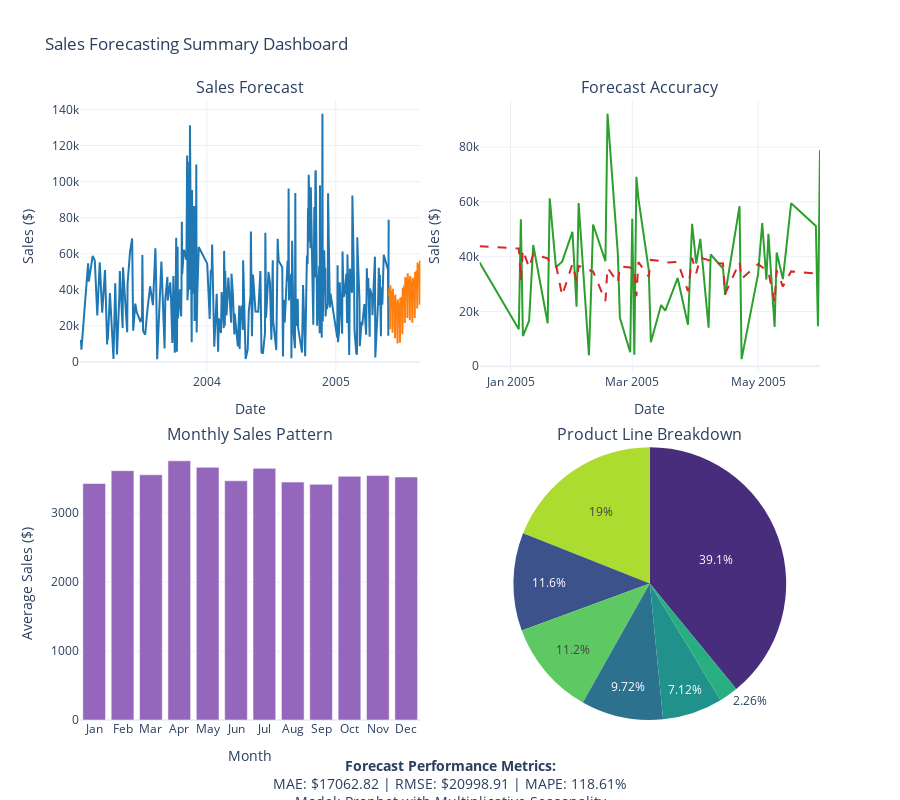

Source (notebook cell):
### Code cell
# === VISUALIZATION 4: PRODUCT LINE PERFORMANCE & FORECAST ===
# Create product line analysis
product_sales = df.groupby(['PRODUCTLINE', pd.Grouper(key='ORDERDATE', freq='M')])['SALES'].sum().reset_index()

# Pivot for visualization
product_pivot = product_sales.pivot(index='ORDERDATE', columns='PRODUCTLINE', values='SALES')

# Create stacked area chart
plt.figure(figsize=(16, 10))
plt.stackplot(product_pivot.index, product_pivot.values.T, 
              labels=product_pivot.columns, alpha=0.8, colors=sns.color_palette("viridis", len(product_pivot.columns)))
plt.title('Monthly Sales by Product Line', fontsize=20, fontweight='bold')
plt.xlabel('Date', fontsize=14)
plt.ylabel('Sales ($)', fontsize=14)
plt.legend(loc='upper left', bbox_to_anchor=(1, 1), fontsize=12)
plt.grid(True, alpha=0.3)
plt.gca().xaxis.set_major_formatter(mdates.DateFormatter('%b %Y'))
plt.gca().xaxis.set_major_locator(mdates.MonthLocator(interval=3))
plt.xticks(rotation=45)
plt.tight_layout()
plt.show()

# === VISUALIZATION 5: SALES FORECAST SUMMARY DASHBOARD ===
# Create a summary dashboard
summary_fig = make_subplots(
    rows=2, cols=2,
    subplot_titles=('Sales Forecast', 'Forecast Accuracy', 'Monthly Sales Pattern', 'Product Line Breakdown'),
    specs=[[{"type": "scatter"}, {"type": "scatter"}],
           [{"type": "bar"}, {"type": "pie"}]],
    vertical_spacing=0.12,
    horizontal_spacing=0.08
)

# Add forecast plot
summary_fig.add_trace(
    go.Scatter(x=daily_sales['ds'], y=daily_sales['y'], mode='lines', name='Historical Sales',
               line=dict(color='#1f77b4', width=2)),
    row=1, col=1
)
summary_fig.add_trace(
    go.Scatter(x=forecast['ds'].iloc[-future_period:], y=forecast['yhat'].iloc[-future_period:], 
               mode='lines', name='Future Forecast',
               line=dict(color='#ff7f0e', width=2)),
    row=1, col=1
)

# Add accuracy plot
summary_fig.add_trace(
    go.Scatter(x=test_data['ds'], y=test_data['y'], mode='lines', name='Actual Test',
               line=dict(color='#2ca02c', width=2)),
    row=1, col=2
)
summary_fig.add_trace(
    go.Scatter(x=test_data['ds'], y=y_pred, mode='lines', name='Predicted Test',
               line=dict(color='#d62728', width=2, dash='dash')),
    row=1, col=2
)

# Add monthly sales pattern
monthly_avg = df.groupby(df['ORDERDATE'].dt.month)['SALES'].mean().reset_index()
summary_fig.add_trace(
    go.Bar(x=['Jan', 'Feb', 'Mar', 'Apr', 'May', 'Jun', 'Jul', 'Aug', 'Sep', 'Oct', 'Nov', 'Dec'],
           y=monthly_avg['SALES'], marker_color='#9467bd'),
    row=2, col=1
)

# Add product line breakdown
product_totals = df.groupby('PRODUCTLINE')['SALES'].sum()
summary_fig.add_trace(
    go.Pie(labels=product_totals.index, values=product_totals.values,
           textinfo='percent', marker=dict(colors=sns.color_palette("viridis", len(product_totals)).as_hex())),
    row=2, col=2
)

# Update layout
summary_fig.update_layout(
    title_text="Sales Forecasting Summary Dashboard",
    height=800,
    showlegend=False,
    template="plotly_white"
)

# Update axes labels
summary_fig.update_xaxes(title_text="Date", row=1, col=1)
summary_fig.update_yaxes(title_text="Sales ($)", row=1, col=1)
summary_fig.update_xaxes(title_text="Date", row=1, col=2)
summary_fig.update_yaxes(title_text="Sales ($)", row=1, col=2)
summary_fig.update_xaxes(title_text="Month", row=2, col=1)
summary_fig.update_yaxes(title_text="Average Sales ($)", row=2, col=1)

# Add annotation with metrics
summary_fig.add_annotation(
    x=0.5, y=-0.15,
    text=f"<b>Forecast Performance Metrics:</b><br>MAE: ${mae:.2f} | RMSE: ${rmse:.2f} | MAPE: {mape:.2f}%<br>Model: Prophet with Multiplicative Seasonality",
    showarrow=False,
    xref="paper", yref="paper",
    font=dict(size=14)
)

# Display the summary dashboard
summary_fig.show()

### Figure 1 — Plotly figure (JSON) as saved in the notebook; plotly's stock layout.template omitted (floating-point values rounded to 4 significant figures; data arrays with more than 128 entries replaced by an {"elided": "..."} marker saying what was removed)
{"data": [{"line": {"color": "#1f77b4", "width": 2}, "mode": "lines", "name": "Historical Sales", "type": "scatter", "x": {"elided": "252 str values"}, "xaxis": "x", "y": {"elided": "252 float values"}, "yaxis": "y"}, {"line": {"color": "#ff7f0e", "width": 2}, "mode": "lines", "name": "Future Forecast", "type": "scatter", "x": ["2005-06-01T00:00:00", "2005-06-02T00:00:00", "2005-06-03T00:00:00", "2005-06-04T00:00:00", "2005-06-05T00:00:00", "2005-06-06T00:00:00", "2005-06-07T00:00:00", "2005-06-08T00:00:00", "2005-06-09T00:00:00", "2005-06-10T00:00:00", "2005-06-11T00:00:00", "2005-06-12T00:00:00", "2005-06-13T00:00:00", "2005-06-14T00:00:00", "2005-06-15T00:00:00", "2005-06-16T00:00:00", "2005-06-17T00:00:00", "2005-06-18T00:00:00", "2005-06-19T00:00:00", "2005-06-20T00:00:00", "2005-06-21T00:00:00", "2005-06-22T00:00:00", "2005-06-23T00:00:00", "2005-06-24T00:00:00", "2005-06-25T00:00:00", "2005-06-26T00:00:00", "2005-06-27T00:00:00", "2005-06-28T00:00:00", "2005-06-29T00:00:00", "2005-06-30T00:00:00", "2005-07-01T00:00:00", "2005-07-02T00:00:00", "2005-07-03T00:00:00", "2005-07-04T00:00:00", "2005-07-05T00:00:00", "2005-07-06T00:00:00", "2005-07-07T00:00:00", "2005-07-08T00:00:00", "2005-07-09T00:00:00", "2005-07-10T00:00:00", "2005-07-11T00:00:00", "2005-07-12T00:00:00", "2005-07-13T00:00:00", "2005-07-14T00:00:00", "2005-07-15T00:00:00", "2005-07-16T00:00:00", "2005-07-17T00:00:00", "2005-07-18T00:00:00", "2005-07-19T00:00:00", "2005-07-20T00:00:00", "2005-07-21T00:00:00", "2005-07-22T00:00:00", "2005-07-23T00:00:00", "2005-07-24T00:00:00", "2005-07-25T00:00:00", "2005-07-26T00:00:00", "2005-07-27T00:00:00", "2005-07-28T00:00:00", "2005-07-29T00:00:00", "2005-07-30T00:00:00", "2005-07-31T00:00:00", "2005-08-01T00:00:00", "2005-08-02T00:00:00", "2005-08-03T00:00:00", "2005-08-04T00:00:00", "2005-08-05T00:00:00", "2005-08-06T00:00:00", "2005-08-07T00:00:00", "2005-08-08T00:00:00", "2005-08-09T00:00:00", "2005-08-10T00:00:00", "2005-08-11T00:00:00", "2005-08-12T00:00:00", "2005-08-13T00:00:00", "2005-08-14T00:00:00", "2005-08-15T00:00:00", "2005-08-16T00:00:00", "2005-08-17T00:00:00", "2005-08-18T00:00:00", "2005-08-19T00:00:00", "2005-08-20T00:00:00", "2005-08-21T00:00:00", "2005-08-22T00:00:00", "2005-08-23T00:00:00", "2005-08-24T00:00:00", "2005-08-25T00:00:00", "2005-08-26T00:00:00", "2005-08-27T00:00:00", "2005-08-28T00:00:00", "2005-08-29T00:00:00"], "xaxis": "x", "y": [36480.0, 41070.0, 38170.0, 18190.0, 42610.0, 30600.0, 38160.0, 34740.0, 39310.0, 36360.0, 16280.0, 40600.0, 28440.0, 35840.0, 32240.0, 36630.0, 33500.0, 13250.0, 37450.0, 25180.0, 32540.0, 28930.0, 33390.0, 30390.0, 10330.0, 34810.0, 22880.0, 30650.0, 27530.0, 32520.0, 30110.0, 10680.0, 35830.0, 24570.0, 33030.0, 30570.0, 36210.0, 34390.0, 15480.0, 41120.0, 30250.0, 39000.0, 36740.0, 42480.0, 40650.0, 21610.0, 47040.0, 35840.0, 44190.0, 41440.0, 46620.0, 44180.0, 24490.0, 49260.0, 37380.0, 45090.0, 41710.0, 46320.0, 43380.0, 23240.0, 47700.0, 35580.0, 43150.0, 39750.0, 44460.0, 41700.0, 21860.0, 46720.0, 35070.0, 43200.0, 40400.0, 45740.0, 43630.0, 24430.0, 49920.0, 38840.0, 47480.0, 45100.0, 50780.0, 48890.0, 29760.0, 55220.0, 43950.0, 52260.0, 49410.0, 54480.0, 51840.0, 31840.0, 56340.0, 44010.0], "yaxis": "y"}, {"line": {"color": "#2ca02c", "width": 2}, "mode": "lines", "name": "Actual Test", "type": "scatter", "x": ["2004-12-17T00:00:00", "2005-01-05T00:00:00", "2005-01-06T00:00:00", "2005-01-07T00:00:00", "2005-01-10T00:00:00", "2005-01-12T00:00:00", "2005-01-19T00:00:00", "2005-01-20T00:00:00", "2005-01-23T00:00:00", "2005-01-26T00:00:00", "2005-01-31T00:00:00", "2005-02-02T00:00:00", "2005-02-03T00:00:00", "2005-02-08T00:00:00", "2005-02-09T00:00:00", "2005-02-10T00:00:00", "2005-02-16T00:00:00", "2005-02-17T00:00:00", "2005-02-22T00:00:00", "2005-02-23T00:00:00", "2005-02-28T00:00:00", "2005-03-01T00:00:00", "2005-03-02T00:00:00", "2005-03-03T00:00:00", "2005-03-04T00:00:00", "2005-03-09T00:00:00", "2005-03-10T00:00:00", "2005-03-15T00:00:00", "2005-03-17T00:00:00", "2005-03-23T00:00:00", "2005-03-28T00:00:00", "2005-03-30T00:00:00", "2005-04-01T00:00:00", "2005-04-03T00:00:00", "2005-04-07T00:00:00", "2005-04-08T00:00:00", "2005-04-14T00:00:00", "2005-04-15T00:00:00", "2005-04-22T00:00:00", "2005-04-23T00:00:00", "2005-05-01T00:00:00", "2005-05-03T00:00:00", "2005-05-05T00:00:00", "2005-05-06T00:00:00", "2005-05-09T00:00:00", "2005-05-10T00:00:00", "2005-05-13T00:00:00", "2005-05-17T00:00:00", "2005-05-29T00:00:00", "2005-05-30T00:00:00", "2005-05-31T00:00:00"], "xaxis": "x2", "y": [37910.0, 13530.0, 53690.0, 11020.0, 16630.0, 44270.0, 15700.0, 61330.0, 36120.0, 38190.0, 49060.0, 21730.0, 59620.0, 3987.0, 26420.0, 51780.0, 38360.0, 92240.0, 41250.0, 17710.0, 5098.0, 53820.0, 4176.0, 69160.0, 61130.0, 35160.0, 8775.0, 22350.0, 20320.0, 32190.0, 15140.0, 52030.0, 37530.0, 46519, 14070.0, 40800.0, 35680.0, 26010.0, 58440.0, 2588.0, 33690.0, 52290.0, 31650.0, 48320.0, 14380.0, 41510.0, 31820.0, 59480.0, 51230.0, 14580.0, 78920.0], "yaxis": "y2"}, {"line": {"color": "#d62728", "dash": "dash", "width": 2}, "mode": "lines", "name": "Predicted Test", "type": "scatter", "x": ["2004-12-17T00:00:00", "2005-01-05T00:00:00", "2005-01-06T00:00:00", "2005-01-07T00:00:00", "2005-01-10T00:00:00", "2005-01-12T00:00:00", "2005-01-19T00:00:00", "2005-01-20T00:00:00", "2005-01-23T00:00:00", "2005-01-26T00:00:00", "2005-01-31T00:00:00", "2005-02-02T00:00:00", "2005-02-03T00:00:00", "2005-02-08T00:00:00", "2005-02-09T00:00:00", "2005-02-10T00:00:00", "2005-02-16T00:00:00", "2005-02-17T00:00:00", "2005-02-22T00:00:00", "2005-02-23T00:00:00", "2005-02-28T00:00:00", "2005-03-01T00:00:00", "2005-03-02T00:00:00", "2005-03-03T00:00:00", "2005-03-04T00:00:00", "2005-03-09T00:00:00", "2005-03-10T00:00:00", "2005-03-15T00:00:00", "2005-03-17T00:00:00", "2005-03-23T00:00:00", "2005-03-28T00:00:00", "2005-03-30T00:00:00", "2005-04-01T00:00:00", "2005-04-03T00:00:00", "2005-04-07T00:00:00", "2005-04-08T00:00:00", "2005-04-14T00:00:00", "2005-04-15T00:00:00", "2005-04-22T00:00:00", "2005-04-23T00:00:00", "2005-05-01T00:00:00", "2005-05-03T00:00:00", "2005-05-05T00:00:00", "2005-05-06T00:00:00", "2005-05-09T00:00:00", "2005-05-10T00:00:00", "2005-05-13T00:00:00", "2005-05-17T00:00:00", "2005-05-29T00:00:00", "2005-05-30T00:00:00", "2005-05-31T00:00:00"], "xaxis": "x2", "y": [43780.0, 42970.0, 31310.0, 42490.0, 35980.0, 40900.0, 39400.0, 37840.0, 37200.0, 25790.0, 37320.0, 31220.0, 36610.0, 35640.0, 34650.0, 34620.0, 23830.0, 35980.0, 30490.0, 36470.0, 36050.0, 35570.0, 35970.0, 25550.0, 38000.0, 32710.0, 38810.0, 38410.0, 37860.0, 38110.0, 27450.0, 39600.0, 33940.0, 39630.0, 38770.0, 37740.0, 37500.0, 26360.0, 38050.0, 31960.0, 37280.0, 36120.0, 34860.0, 34480.0, 23270.0, 35020.0, 29070.0, 34640.0, 33820.0, 32990.0, 33130.0], "yaxis": "y2"}, {"marker": {"color": "#9467bd"}, "type": "bar", "x": ["Jan", "Feb", "Mar", "Apr", "May", "Jun", "Jul", "Aug", "Sep", "Oct", "Nov", "Dec"], "xaxis": "x3", "y": [3432.0, 3618.0, 3559.0, 3761.0, 3667.0, 3471.0, 3652.0, 3452.0, 3419.0, 3537.0, 3549.0, 3526.0], "yaxis": "y3"}, {"domain": {"x": [0.54, 1], "y": [0, 0.44]}, "labels": ["Classic Cars", "Motorcycles", "Planes", "Ships", "Trains", "Trucks and Buses", "Vintage Cars"], "marker": {"colors": ["#472d7b", "#3b528b", "#2c728e", "#21918c", "#28ae80", "#5ec962", "#addc30"]}, "textinfo": "percent", "type": "pie", "values": [3920000.0, 1166000.0, 975000.0, 714400.0, 226200.0, 1128000.0, 1903000.0]}], "layout": {"annotations": [{"font": {"size": 16}, "showarrow": false, "text": "Sales Forecast", "x": 0.23, "xanchor": "center", "xref": "paper", "y": 1, "yanchor": "bottom", "yref": "paper"}, {"font": {"size": 16}, "showarrow": false, "text": "Forecast Accuracy", "x": 0.77, "xanchor": "center", "xref": "paper", "y": 1, "yanchor": "bottom", "yref": "paper"}, {"font": {"size": 16}, "showarrow": false, "text": "Monthly Sales Pattern", "x": 0.23, "xanchor": "center", "xref": "paper", "y": 0.44, "yanchor": "bottom", "yref": "paper"}, {"font": {"size": 16}, "showarrow": false, "text": "Product Line Breakdown", "x": 0.77, "xanchor": "center", "xref": "paper", "y": 0.44, "yanchor": "bottom", "yref": "paper"}, {"font": {"size": 14}, "showarrow": false, "text": "<b>Forecast Performance Metrics:</b><br>MAE: $17062.82 | RMSE: $20998.91 | MAPE: 118.61%<br>Model: Prophet with Multiplicative Seasonality", "x": 0.5, "xref": "paper", "y": -0.15, "yref": "paper"}], "height": 800, "showlegend": false, "title": {"text": "Sales Forecasting Summary Dashboard"}, "xaxis": {"anchor": "y", "domain": [0, 0.46], "title": {"text": "Date"}}, "xaxis2": {"anchor": "y2", "domain": [0.54, 1], "title": {"text": "Date"}}, "xaxis3": {"anchor": "y3", "domain": [0, 0.46], "title": {"text": "Month"}}, "yaxis": {"anchor": "x", "domain": [0.56, 1], "title": {"text": "Sales ($)"}}, "yaxis2": {"anchor": "x2", "domain": [0.56, 1], "title": {"text": "Sales ($)"}}, "yaxis3": {"anchor": "x3", "domain": [0, 0.44], "title": {"text": "Average Sales ($)"}}}}
